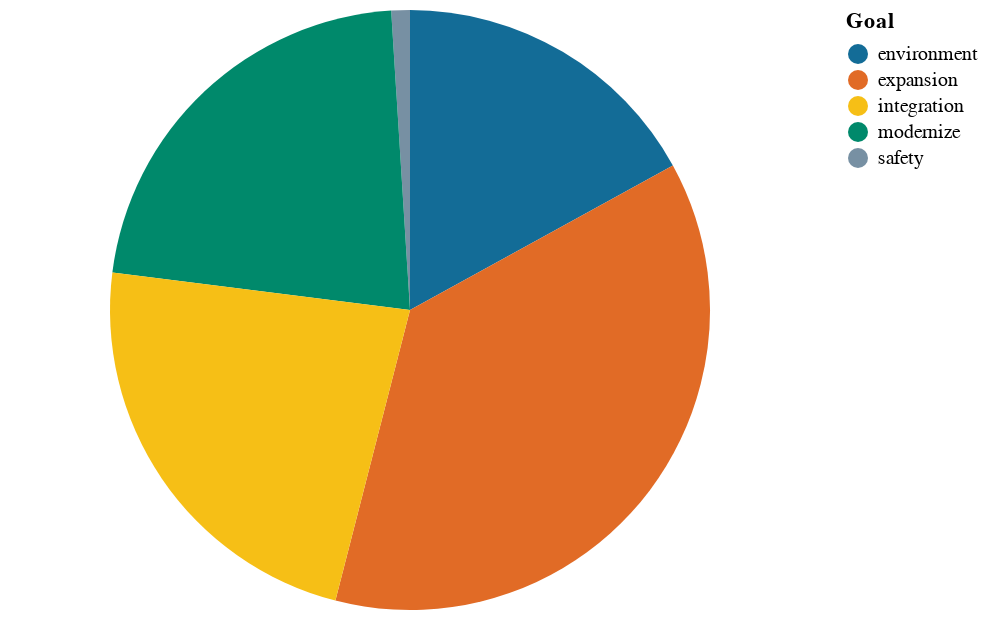

The notebook cell saved with this chart:
### Code cell
Project_Pie_Chart = alt.Chart(df_test).mark_arc().encode(
    theta=alt.Theta(field="Percentage", type="quantitative"),
    color=alt.Color(field="Goal", type="nominal",
                   scale=alt.Scale(range=altair_utils.CALITP_CATEGORY_BOLD_COLORS)
                   ),
)
Project_Pie_Chart

### Figure 1 — Vega-Lite specification as saved in the notebook (floating-point values rounded to 4 significant figures)
{"config": {"view": {"continuousWidth": 400, "continuousHeight": 300}}, "data": {"name": "data-21e20ff77e876648c9e9454ef11173cb"}, "mark": "arc", "encoding": {"color": {"field": "Goal", "scale": {"range": ["#136C97", "#E16B26", "#F6BF16", "#00896B", "#7790A3", "#5B559C"]}, "type": "nominal"}, "theta": {"field": "Percentage", "type": "quantitative"}}, "$schema": "https://vega.github.io/schema/vega-lite/v4.17.0.json", "datasets": {"data-21e20ff77e876648c9e9454ef11173cb": [{"Goal": "environment", "Projects_in_Category": 31, "Projects_NOT_in_Category": 43, "Percentage": 17.0}, {"Goal": "expansion", "Projects_in_Category": 65, "Projects_NOT_in_Category": 9, "Percentage": 37.0}, {"Goal": "safety", "Projects_in_Category": 1, "Projects_NOT_in_Category": 73, "Percentage": 1.0}, {"Goal": "modernize", "Projects_in_Category": 40, "Projects_NOT_in_Category": 34, "Percentage": 22.0}, {"Goal": "integration", "Projects_in_Category": 41, "Projects_NOT_in_Category": 33, "Percentage": 23.0}]}}
